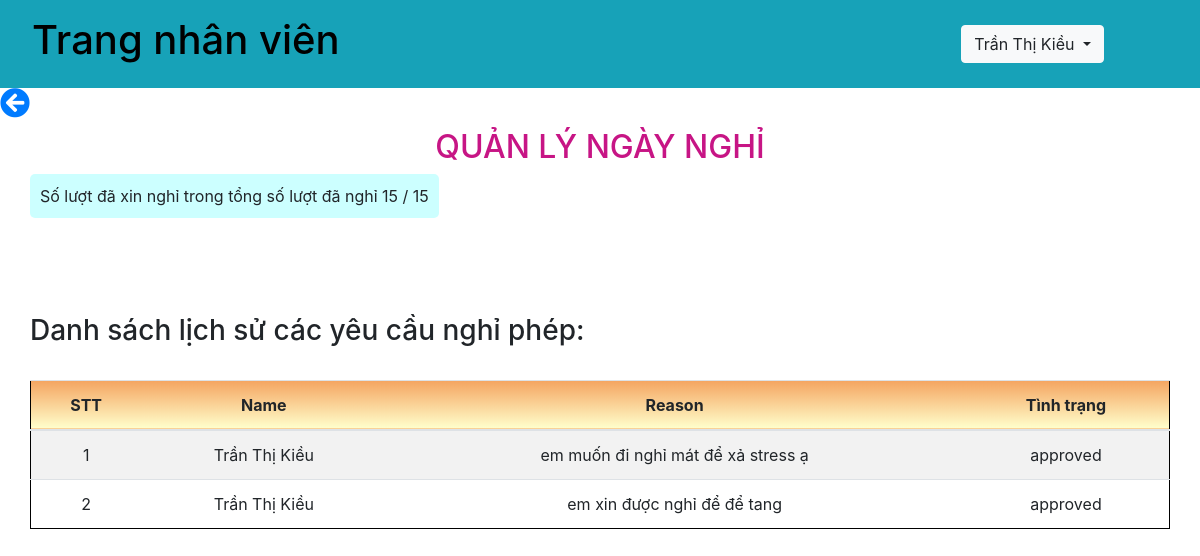
The app's page /api/nghiphep.php (signed in) with its own data.
### tables this page shows
CREATE TABLE `nhanvien` (
  `id` int(11) NOT NULL,
  `name` varchar(100) NOT NULL,
  `username` varchar(50) NOT NULL,
  `password` varchar(100) NOT NULL,
  `maPB` varchar(50) NOT NULL,
  `chucvu` varchar(100) NOT NULL,
  `image` varchar(50) NOT NULL,
  `tongngaynghi` int(11) NOT NULL,
  `duocnghi` int(11) NOT NULL,
  `status` int(11) NOT NULL,
  `cmnd` varchar(20) NOT NULL,
  `email` varchar(50) NOT NULL,
  `sdt` int(11) NOT NULL,
  `diachi` varchar(100) NOT NULL
);

CREATE TABLE `nghiphep` (
  `id` int(11) NOT NULL,
  `name` varchar(100) NOT NULL,
  `reason` varchar(100) NOT NULL,
  `songay` int(11) NOT NULL,
  `maPB` varchar(50) NOT NULL,
  `status` varchar(100) NOT NULL
);

### db.php (called while the page is built, shortened)
<?php
    function open_database(){
        $conn = mysqli_connect(host, username, password, db);
        return $conn;
    }
    function get_info_nhanvien($username){
        $conn = open_database();
        $sql = "SELECT * FROM nhanvien WHERE username = ?";
        $stmt = $conn->prepare($sql);
        $stmt->bind_param("s", $username);
        if(!$stmt->execute()){
            return array('code' => 1, 'message' =>'Cannot execute query');
        }
        $result = $stmt->get_result();
        $data = $result->fetch_assoc();
        return array('code' => 0, 'message' =>'', 'data' => $data);
    }
    function check_truong_phong($name, $maPB){
        $conn = open_database();
        $chucvu = "trưởng phòng";
        $sql = "select * from nhanvien where name = ? and maPB = ? and chucvu = ?";
        $stmt = $conn->prepare($sql);
        $stmt->bind_param('sss', $name, $maPB, $chucvu);
        if(!$stmt->execute()){
            return array('code'=>1, 'message'=>'cannot execute command');
        }
        $result = $stmt->get_result();
        return true;
    }
    function get_don_nghiphep($nameNv){
        $conn = open_database();
        $sql = "SELECT * from nghiphep where name = ?";
        $stmt = $conn->prepare($sql);
        $stmt->bind_param('s', $nameNv);
        if(!$stmt->execute()){
            return array('code' => 1, 'message' =>'cannot execute command');
        }
        $result = $stmt->get_result();
        while ($row = $result->fetch_assoc()){
            $data[] = $row;
        }
        return array('code'=>0, 'message'=>'', 'data'=>$data);
    }
    function check_don_nghi_phep($name){
        $conn = open_database();
        $sql = "SELECT * FROM nghiphep WHERE name= ? ORDER BY id DESC LIMIT 1";
        $stmt = $conn->prepare($sql);
        $stmt->bind_param('s', $name);
        $stmt->execute();
        $result = $stmt->get_result();
        $data = $result->fetch_assoc();
        return array('code' => 0, 'message' =>'', 'data' => $data);
    }
?>

### api/nghiphep.php (the view, shortened to what this page needs)
<?php
    require_once('../db.php');
?>
<!DOCTYPE html>
<html lang="en">
<head>
    <link rel="stylesheet" href="https://maxcdn.bootstrapcdn.com/bootstrap/4.5.2/css/bootstrap.min.css">
	<link rel="stylesheet" href="https://use.fontawesome.com/releases/v5.15.4/css/all.css">
</head>
<body>
    <?php
        $username = $_SESSION["username"];
        if($username == "admin"){
            $nameNV = $_GET['name'];
            $result = get_info_admin($username);
            if($result['code'] == 0){
                $data = $result['data'];
            }
            ?>
                <nav class="navbar navbar-expand-sm bg-info justify-content-between">
                    <div class="nav-item">
                        <h1 class="nav-link">Trang giám đốc</h1>
                    </div>
                    <div class="nav-item">
                        <div class="dropdown">
                            <button type="button" class="btn btn-light dropdown-toggle" data-toggle="dropdown">
                            <?= $data['name'] ?>
                            </button>
                            <div class="dropdown-menu">
                                <a class="dropdown-item" href="../logout.php">Đăng xuất</a>
                            </div>
                        </div>
                    </div>
                </nav>
            <?php
        }else{
            $result = get_info_nhanvien($username);
            if($result['code'] == 0){
                $data = $result['data'];
            }
            ?>
                <nav class="navbar navbar-expand-sm bg-info justify-content-between">
                    <div class="nav-item">
                        <h1 class="nav-link"><a href="../index.php" style="text-decoration: none; color: black;">Trang nhân viên</a></h1>
                    </div>
                    <div class="nav-item">
                        <div class="dropdown">
                            <button type="button" class="btn btn-light dropdown-toggle" data-toggle="dropdown">
                            <?= $data['name'] ?>
                            </button>
                        </div>
                    </div>
                </nav>
            <?php
        }
    ?>
    <a style="text-decoreation: none;" href="../index.php"><i class="fas fa-arrow-circle-left"></i></a>
    <div class="container mt-2">
        <h2 style="color: #C71585; text-align: center;">QUẢN LÝ NGÀY NGHỈ </h2>
        <div class="row mb-5">
            <span  style="background:#CCFFFF; padding: 10px; border-radius: 5px;">Số lượt đã xin nghỉ trong tổng số lượt đã nghỉ <?=$data['tongngaynghi']?> / <?=$data['duocnghi']?></span>
        </div>
            <?php
                $resultCheckDon = check_don_nghi_phep($data['name']);
                    ?>
        <div class="row">
            <?php
                if(check_truong_phong($data['name'], $data['maPB']) == false){
                    ?>
                        <div class="table-responsive">
			            <h3>Danh sách lịch sử các yêu cầu nghỉ phép:</h3>
                        <br>
                            <table class="table table-lg table-striped text-center">
                                <thead>
                                <tr>
                                    <th>STT</th>
                                    <th>Reason</th>
                                    <th>Tình trạng</th>
                                </tr>
                                </thead>
                                <tbody>
                                <?php
                                    $stt = 1;
                                    $resultList = get_don_nghiphep($data['name']);
                                    if($resultList['code'] == 0){
                                        $data1 = $resultList['data'];
                                        if(count($data1) > 0 && is_array($data1)){
                                            foreach ($data1 as $row1) {
                                                ?>
                                                <tr>
                                                    <td><?=$stt?></td>
                                                    <td><?=$row1['reason']?></td>
                                                    <td><?=$row1['status']?></td>
                                                </tr>
                                                <?php
                                                $stt += 1;
                                            }
                                        }
                                    }else{
                                        ?>
                                            <div class="alert alert-danger">Không có đơn xin nghỉ phép</div>
                                        <?php
                                    }
                                ?>
                                </tbody>
                            </table>
                        </div>
                    <?php
                }else if(check_truong_phong($data['name'], $data['maPB']) == true){
                    ?>
                        <div class="table-responsive">
			    <h3>Danh sách lịch sử các yêu cầu nghỉ phép:</h3>
                            <br>
                            <table class="table table-lg table-striped text-center">
                                <thead>
                                <tr>
                                    <th>STT</th>
                                    <th>Name</th>
                                    <th>Reason</th>
                                    <th>Tình trạng</th>
                                </tr>
                                </thead>
                                <tbody>
                                <?php
                                    $stt = 1;
                                    $resultList = get_don_nghiphep($data['name']);
                                    if($resultList['code'] == 0){
                                        $data1 = $resultList['data'];
                                        if(count($data1) > 0 && is_array($data1)){
                                            foreach ($data1 as $row1) {
                                                ?>
                                                <tr>
                                                    <td><?=$stt?></td>
                                                    <td><?=$row1['name']?></td>
                                                    <td><?=$row1['reason']?></td>
                                                    <td><?=$row1['status']?></td>
                                                </tr>
                                                <?php
                                                $stt += 1;
                                            }
                                        }
                                    }else{
                                        ?>
                                            <div class="alert alert-danger">Không có đơn xin nghỉ phép</div>
                                        <?php
                                    }
                                ?>
                                </tbody>
                            </table>
                        </div>
                    <?php
                }
            ?>
        </div>
    </div>
</body>
</html>

### api/nghiphep.php (style rules this page uses)
.nav-item .dropdown { margin-right: 80px; }
a i { font-size: 30px; }
th { background-image: linear-gradient(#F4A460,#FFFFCC); }
.table { border: 1px solid black; }

### records on screen
nhanvien: name "Trần Thị Kiều", tongngaynghi "15", duocnghi "15"
nghiphep: name "Trần Thị Kiều", reason "em muốn đi nghỉ mát để xả stress ạ", status "approved"
nghiphep: name "Trần Thị Kiều", reason "em xin được nghỉ để để tang", status "approved"
